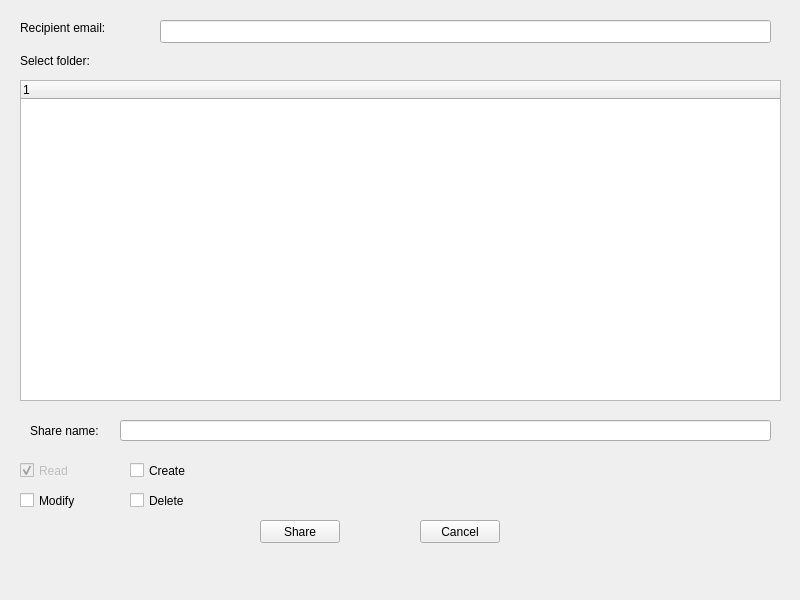
<?xml version="1.0" encoding="UTF-8"?>
<ui version="4.0">
 <class>ShareFolderWindow</class>
 <widget class="QMainWindow" name="ShareFolderWindow">
  <property name="geometry">
   <rect>
    <x>0</x>
    <y>0</y>
    <width>800</width>
    <height>600</height>
   </rect>
  </property>
  <property name="windowTitle">
   <string>Share Folder</string>
  </property>
  <widget class="QWidget" name="centralwidget">
   <widget class="QLabel" name="label">
    <property name="geometry">
     <rect>
      <x>20</x>
      <y>50</y>
      <width>131</width>
      <height>21</height>
     </rect>
    </property>
    <property name="text">
     <string>Select folder:</string>
    </property>
   </widget>
   <widget class="QTreeWidget" name="dirtree">
    <property name="geometry">
     <rect>
      <x>20</x>
      <y>80</y>
      <width>761</width>
      <height>321</height>
     </rect>
    </property>
    <column>
     <property name="text">
      <string notr="true">1</string>
     </property>
    </column>
   </widget>
   <widget class="QLabel" name="label_2">
    <property name="geometry">
     <rect>
      <x>20</x>
      <y>20</y>
      <width>131</width>
      <height>16</height>
     </rect>
    </property>
    <property name="text">
     <string>Recipient email:</string>
    </property>
   </widget>
   <widget class="QLineEdit" name="email">
    <property name="geometry">
     <rect>
      <x>160</x>
      <y>20</y>
      <width>611</width>
      <height>23</height>
     </rect>
    </property>
   </widget>
   <widget class="QCheckBox" name="permRead">
    <property name="enabled">
     <bool>false</bool>
    </property>
    <property name="geometry">
     <rect>
      <x>20</x>
      <y>460</y>
      <width>79</width>
      <height>21</height>
     </rect>
    </property>
    <property name="text">
     <string>Read</string>
    </property>
    <property name="checkable">
     <bool>true</bool>
    </property>
    <property name="checked">
     <bool>true</bool>
    </property>
   </widget>
   <widget class="QCheckBox" name="permModify">
    <property name="geometry">
     <rect>
      <x>20</x>
      <y>490</y>
      <width>79</width>
      <height>21</height>
     </rect>
    </property>
    <property name="text">
     <string>Modify</string>
    </property>
   </widget>
   <widget class="QCheckBox" name="permCreate">
    <property name="geometry">
     <rect>
      <x>130</x>
      <y>460</y>
      <width>79</width>
      <height>21</height>
     </rect>
    </property>
    <property name="text">
     <string>Create</string>
    </property>
   </widget>
   <widget class="QCheckBox" name="permDelete">
    <property name="geometry">
     <rect>
      <x>130</x>
      <y>490</y>
      <width>79</width>
      <height>21</height>
     </rect>
    </property>
    <property name="text">
     <string>Delete</string>
    </property>
   </widget>
   <widget class="QPushButton" name="sharebutton">
    <property name="geometry">
     <rect>
      <x>260</x>
      <y>520</y>
      <width>80</width>
      <height>23</height>
     </rect>
    </property>
    <property name="text">
     <string>Share</string>
    </property>
   </widget>
   <widget class="QPushButton" name="cancelbutton">
    <property name="geometry">
     <rect>
      <x>420</x>
      <y>520</y>
      <width>80</width>
      <height>23</height>
     </rect>
    </property>
    <property name="text">
     <string>Cancel</string>
    </property>
   </widget>
   <widget class="QLabel" name="error">
    <property name="geometry">
     <rect>
      <x>230</x>
      <y>470</y>
      <width>551</width>
      <height>31</height>
     </rect>
    </property>
    <property name="text">
     <string/>
    </property>
   </widget>
   <widget class="QLabel" name="label_3">
    <property name="geometry">
     <rect>
      <x>30</x>
      <y>420</y>
      <width>81</width>
      <height>21</height>
     </rect>
    </property>
    <property name="text">
     <string>Share name:</string>
    </property>
   </widget>
   <widget class="QLineEdit" name="sharename">
    <property name="geometry">
     <rect>
      <x>120</x>
      <y>420</y>
      <width>651</width>
      <height>21</height>
     </rect>
    </property>
   </widget>
  </widget>
 </widget>
 <resources/>
 <connections/>
</ui>
